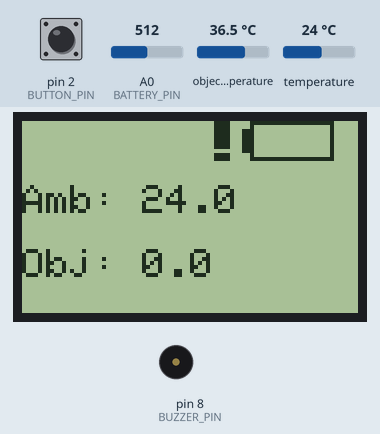
The sketch below on a simulated Arduino Uno, built with avr-gcc and run on an emulated ATmega328P. Shown: 84×48 one-colour display, buzzer (waves = sounding, pin HIGH). The test bench sets the inputs (shaded band); at power-on: A0 (BATTERY_PIN) = 512, temperature 24 °C, pin 2 (BUTTON_PIN) HIGH, object temperature 36.5 °C.

Above: at 1.7 s.
1.8 s: A0 (BATTERY_PIN) set to 767
At 3.0 s:
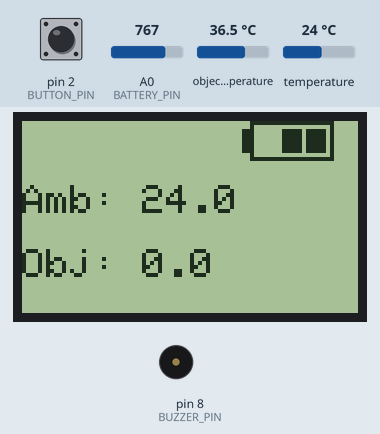
3.3 s: A0 (BATTERY_PIN) set to 784
At 3.8 s:
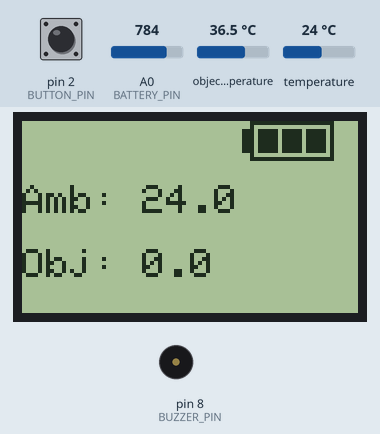
4.8 s: A0 (BATTERY_PIN) set to 822
6.3 s: A0 (BATTERY_PIN) set to 849
At 7.2 s:
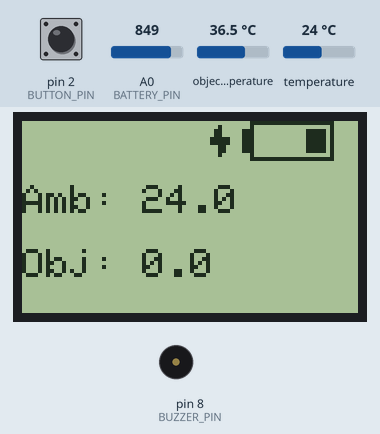
9.3 s: temperature set to 12 °C
At 9.9 s:
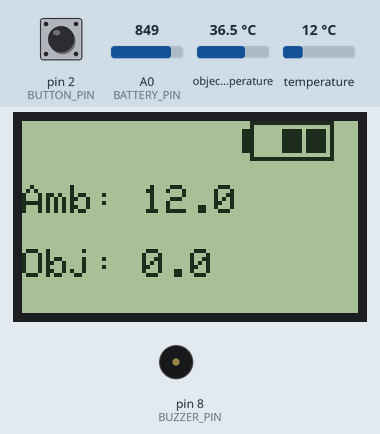
10.8 s: pin 2 (BUTTON_PIN) pulled LOW for 0.15 s
At 12.0 s:
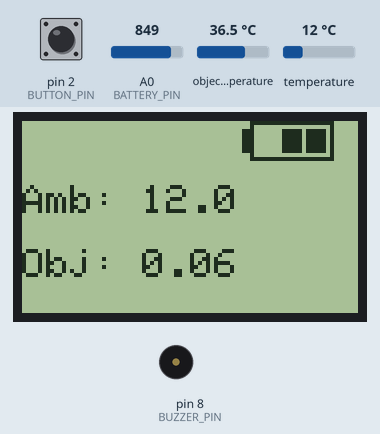
Timing chart, 0 to 13.4 s (numbered marks = the images above; inputs shaded):
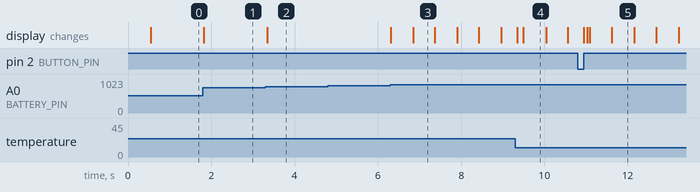

Measured:
- the behaviour switches between 777 and 778 on A0 (BATTERY_PIN) (found by bisection; images 1 and 2)
- the behaviour switches between 830 and 831 on A0 (BATTERY_PIN) (found by bisection; images 2 and 3)
- after the input at 1.8 s, the display: changes at once (image 1)
- after the input at 3.3 s, the display: changes at once (image 2)
- after the input at 4.8 s, every drawn part: stays the same
- after the input at 6.3 s, the display: first changes at once (image 3 shows a later state)
- what the display in image 3 shows lasts 0.6 s, from 6.8 s to 7.4 s

The sketch:

MLX90614_Nokia-5110_V7_Published.ino
```cpp
// (licence header left out)
/*
 * Connection of Nokia-5110's pins:
 * Connect the pin RST to the pin 6 of Arduino through the 10K resistor.
 * Connect the pin SCE to the pin 5 of Arduino through the 1K resistor.
 * Connect the pin D/C to the pin 4 of Arduino through the 10K resistor.
 * Connect the pin DIN to the pin 3 of Arduino through the 10K resistor.
 * Connect the pin CLK to the pin 2 of Arduino through the 10K resistor.
 * Connect the pin VCC to the 3.3V pin of Arduino.
 * Connect the pin LED to the middle pin of 1k potentiometer through 330 ohm resistor
   and connect the other two pins to the VCC and the ground.
 * Connect the pin GND to the GND of Arduino.
 */

/*MLX90614 needed libraries:*/
#include <Wire.h>
#include <Adafruit_MLX90614.h>
/*Nokia 5110 Libarary:*/
#include <PCD8544.h>
//MLX:
#define FACTOR 1.14
#define THERESHOLD 40
//Nokia 5110:
#define RST 7
#define CE  6
#define DC  5
#define DIN 4
#define CLK 3

// Bounds of the display
#define LCD_X_WIDTH 84
#define LCD_Y_HEIGHT 48
#define CONTRAST 50 // for 5V: 24 , for 3V: 50 .
#define BATTERY_WIDHT 23
#define BATTERY_HEIGHT 10
#define CHARGESPARK_WIDHT 5
#define CHARGESPARK_HEIGHT 10
#define MEDICALBAG_WIDHT 26
#define MEDICALBAG_HEIGHT 26
#define BELL_WIDHT 8
#define BELL_HEIGHT 9
#define MARK_WIDHT 6
#define MARK_HEIGHT 10

#define NUMOFCELLS 3

// Battery pin:
#define BATTERY_PIN A0
#define REMOVE 0
#define ADD 1
// Button pin:
#define BUTTON_PIN 2
// Buzzer pin:
#define BUZZER_PIN 8

int btnValue = 0;
char toggle = 0, flag = 0;
char currentEmptyCell=0; // assume at first the battery is fully charged.
unsigned long prev = 0, prev1 = 0;
double objTemp = 0;

const byte chargSpark_Bitmap[] {
  0x30, 0x3c, 0xfe, 0xf0, 0x30,
  0x00, 0x00, 0x01, 0x00, 0x00
};
const byte bell_Bitmap[]={
  0x00, 0xfc, 0xfe, 0xff, 0xff, 0xfe, 0xfc, 0x00,
  0x01, 0x01, 0x01, 0x01, 0x01, 0x01, 0x01, 0x01
};
const byte mark_Bitmap[] = {
   0x00, 0x7f, 0x7f, 0x7f, 0x7f, 0x00,
   0x00, 0x03, 0x03, 0x03, 0x03, 0x00,
};
byte battery_Bitmap[] = {
  0xfc, 0xfc, 0xff, 0x01, 0xfd, 0xfd, 0xfd, 0xfd, 0xfd, 0x01, 0xfd, 0xfd, 0xfd, 0xfd, 0xfd, 0x01, 0xfd, 0xfd, 0xfd, 0xfd, 0xfd, 0x01, 0xff,
  0x00, 0x00, 0x03, 0x02, 0x02, 0x02, 0x02, 0x02, 0x02, 0x02, 0x02, 0x02, 0x02, 0x02, 0x02, 0x02, 0x02, 0x02, 0x02, 0x02, 0x02, 0x02, 0x03
};
const byte medical_bag_Bitmap[] = {
  0x00, 0x80, 0xb8, 0xbc, 0xbe, 0x9e, 0x8f, 0x87, 0x87, 0x87, 0x87, 0x87, 0x87, 0x87, 0x87, 0x87, 0x87, 0x87, 0x87, 0x8f, 0x9e, 0xbe, 0xbc, 0xb8, 0x80, 0x00,
  0xfe, 0xff, 0xff, 0xff, 0xff, 0xff, 0xff, 0xff, 0x7f, 0x1f, 0x8f, 0x8f, 0xe7, 0xe7, 0x8f, 0x8f, 0x1f, 0x7f, 0xff, 0xff, 0xff, 0xff, 0xff, 0xff, 0xff, 0xfe,
  0xff, 0xff, 0xff, 0xff, 0xff, 0xff, 0xff, 0xff, 0xfe, 0xf8, 0xf1, 0xf1, 0xe7, 0xe7, 0xf1, 0xf1, 0xf8, 0xfe, 0xff, 0xff, 0xff, 0xff, 0xff, 0xff, 0xff, 0xff,
  0x03, 0x03, 0x03, 0x03, 0x03, 0x03, 0x03, 0x03, 0x03, 0x03, 0x03, 0x03, 0x03, 0x03, 0x03, 0x03, 0x03, 0x03, 0x03, 0x03, 0x03, 0x03, 0x03, 0x03, 0x03, 0x03
};

static PCD8544 lcd = PCD8544(CLK, DIN, DC, RST, CE);
/*Create object called mlx:*/
Adafruit_MLX90614 mlx = Adafruit_MLX90614();

void cellChange(byte *arrPtr,char state);
void sparkToggle(void);
void chargingMode(void);
void batteryCheck(void);
void drawing_clear(char width, char height,char coloums, char pixels);

void setup() {
  //Serial.begin(9600);
  pinMode(BATTERY_PIN,INPUT);
  pinMode(BUTTON_PIN,INPUT);
  pinMode(BUZZER_PIN,OUTPUT);
  mlx.begin(); //Initiate MLX.
  // PCD8544-compatible displays may have a different resolution...
  lcd.begin(LCD_X_WIDTH, LCD_Y_HEIGHT);
  lcd.setContrast(CONTRAST);
  delay(500);
}

void loop() {
  objTemp = 0;
  batteryCheck();
  btnValue = digitalRead(BUTTON_PIN);
  if(btnValue == LOW){
    delay(70);
    btnValue = digitalRead(BUTTON_PIN);
    if(btnValue == LOW) objTemp = mlx.readObjectTempC();
    }
  lcd.setCursor(0, 2);
  lcd.print("Amb: ");
  lcd.print(mlx.readAmbientTempC(),1);
  lcd.setCursor(0, 4);
  lcd.print("Obj: ");
  lcd.print(objTemp*FACTOR,1);
  //Serial.println(objTemp*FACTOR);
  if(objTemp >= THERESHOLD) {
    digitalWrite(BUZZER_PIN,HIGH);
    lcd.setCursor(20,0);
    lcd.drawBitmap(bell_Bitmap,BELL_WIDHT,ceil(BELL_HEIGHT / 8.0) );
    lcd.setCursor(58,2);
    lcd.drawBitmap(medical_bag_Bitmap,MEDICALBAG_WIDHT,ceil(MEDICALBAG_HEIGHT / 8.0) );
  }
  else {
    digitalWrite(BUZZER_PIN,LOW);
    drawing_clear(20,0,2,3); //clear bell
    drawing_clear(58,2,4,21);//clear medical bag
  }
}

/*
  * The typical VDD dependence of the ambient and object temperature is 0.6°C/V.
   double vddCurrnet = 0;
   double ambientTempCompensated = mlx.readAmbientTempC()-(vddCurrnet-VDD)*0.6;
*    double objectTempCompensated = mlx.readObjectTempC()-(vddCurrnet-VDD)*0.6;
*/
```

BatteryCheckFunction.ino
```cpp
 /*
  * analog in Arduino : 5V == 1023
  * Lithium Battery charging module:
    -Fully charged Battery's Voltage is 3.9 Volt. [ADC Value Min Limit = 3.9V*1023/5V = 797.94]
    -Normal Voltage of Battery is 3.7 Volt. [ADC Value Min Limit = 3.7V*1023/5V = 757.02]
    -Empty Voltage of Battery is 3.3 Volt. [ADC Value Min Limit = 3.3V*1023/5V = 675.15]
    -Charging's Cutoff Voltage at 4.2V. [ADC Value Min Limit = 4.2V*1023/5V = 859.32]
    -so if voltage of battery is near to 4.1 and above, means charging. [ADC Value Min Limit = 4.1V*1023/5V = 838.86]
    -TP4056 output Voltage min is 4.137 volt and max is 4.263 volt.
 */

void batteryCheck(){
  char charg_warning=0; // 0: warning, 1: charge
  int required_empty_cells = 5;
  int adcValue = analogRead(BATTERY_PIN);
  if(adcValue > 830) //Charging Mode:
    {charg_warning = 1; chargingMode();}
  else if(adcValue > 777) required_empty_cells = 0; //Full Battery, Margain: 3.8 to 3.9 :: 777.48 to 797.94
  else if(adcValue > 716) required_empty_cells = 1; //Half Full Battery, Margain: 3.5 to >3.8 :: 716.1 :: 777
  else if(adcValue > 675) required_empty_cells = 2; //Low Battery, Margain: 3.3 to >3.5 :: 675.15 :: 716.1
  else                    required_empty_cells = 3; //Empty Battery, Warning Must charge.

  if(required_empty_cells!=5){
     if(currentEmptyCell > required_empty_cells)  //must add cells.
        do{ cellChange(battery_Bitmap,ADD);}while(currentEmptyCell > required_empty_cells);
     else if (currentEmptyCell < required_empty_cells) // must remove cells.
        do{ cellChange(battery_Bitmap,REMOVE);}while(currentEmptyCell < required_empty_cells);
  }
  if(currentEmptyCell >= 2) {
    if(charg_warning == 0) // Warning
    {
      lcd.setCursor(47, 0);
      lcd.drawBitmap(mark_Bitmap, MARK_WIDHT, ceil(MARK_HEIGHT / 8.0));
   }
   else if(charg_warning == 1) //Charging
   {
    sparkToggle();
   }
  }
  else {
    lcd.setCursor(47, 0);
     drawing_clear(47,0,2,1);// delete spark drawing.
  }
}
```

DisplayFunctions.ino
```cpp
void cellChange(byte *arrPtr,char state) {
  if(state == REMOVE){
    if (currentEmptyCell == 3) return;
    else{
      currentEmptyCell++;
      char index = 4 * currentEmptyCell + 2 * (currentEmptyCell - 1);
      for (char j = index; j < index + 5; j++) arrPtr[j] = 0x01;
    }
  }
  else if (state == ADD){
    if (currentEmptyCell == 0) return;
    else{
      char index = 4 * currentEmptyCell + 2 * (currentEmptyCell - 1);
      for (char j = index; j < index + 5; j++) arrPtr[j] = 0xfd;
      currentEmptyCell--;
    }
  }
  lcd.setCursor(55, 0);
  lcd.drawBitmap(battery_Bitmap, BATTERY_WIDHT, ceil(BATTERY_HEIGHT / 8.0));
}

void sparkToggle(void) {
  if (millis() - prev > 1000) {
   prev = millis();
   lcd.setCursor(47, 0);
   if (toggle == 0) {
     lcd.drawBitmap(chargSpark_Bitmap, CHARGESPARK_WIDHT, ceil(CHARGESPARK_HEIGHT / 8.0));
     toggle = 1;
   }
   else {
     drawing_clear(47,0,2,1);// delete spark drawing.
     toggle = 0;
   }
  }
}

void chargingMode(void) {
  static char i = 0;
  if (millis() - prev1 > 500 && flag == 0) {
    i++;
    cellChange(battery_Bitmap,REMOVE);
    lcd.setCursor(55, 0);
    lcd.drawBitmap(battery_Bitmap, BATTERY_WIDHT, ceil(BATTERY_HEIGHT / 8.0));
    if (i == 3) {flag = 1 ; i = 0; }
    prev1 = millis();
  }
  else if (millis() - prev1 > 500 && flag == 1) {
    i++;
    cellChange(battery_Bitmap,ADD);
    lcd.setCursor(55, 0);
    lcd.drawBitmap(battery_Bitmap, BATTERY_WIDHT, ceil(BATTERY_HEIGHT / 8.0));
    if (i == 3) { flag = 0; i = 0; }
    prev1 = millis();
  }
}
/*
  function used to remove a drawing.
  requires starting points x,y
  it removes by drawing "space" ,
  note the space takes more than one pixel,
  that's why we don't send the true size of the drawing we want to remove.
*/
void drawing_clear(char width, char height,char coloums,char pixels){
  char x=width, y=height, coloum = 0 , pixel = 0;
  for(coloum = 0; coloum < coloums; coloum++)
    for(pixel=0; pixel<pixels; pixel++)
    {
      lcd.setCursor(x+pixel,y+coloum);
      lcd.print(" ");
    }
}

/*
  byte battery_3Cell_Bitmap[] = {
  0xfc, 0xfc, 0xff, 0x01, 0xfd, 0xfd, 0xfd, 0xfd, 0xfd, 0x01, 0xfd, 0xfd, 0xfd, 0xfd, 0xfd, 0x01, 0xfd, 0xfd, 0xfd, 0xfd, 0xfd, 0x01, 0xff,
  0x00, 0x00, 0x03, 0x02, 0x02, 0x02, 0x02, 0x02, 0x02, 0x02, 0x02, 0x02, 0x02, 0x02, 0x02, 0x02, 0x02, 0x02, 0x02, 0x02, 0x02, 0x02, 0x03
  };
  byte battery_2Cell_Bitmap[] = {
  0xfc, 0xfc, 0xff, 0x01, 0x01, 0x01, 0x01, 0x01, 0x01, 0x01, 0xfd, 0xfd, 0xfd, 0xfd, 0xfd, 0x01, 0xfd, 0xfd, 0xfd, 0xfd, 0xfd, 0x01, 0xff,
  0x00, 0x00, 0x03, 0x02, 0x02, 0x02, 0x02, 0x02, 0x02, 0x02, 0x02, 0x02, 0x02, 0x02, 0x02, 0x02, 0x02, 0x02, 0x02, 0x02, 0x02, 0x02, 0x03
  };
  byte battery_1Cell_Bitmap[] = {
  0xfc, 0xfc, 0xff, 0x01, 0x01, 0x01, 0x01, 0x01, 0x01, 0x01, 0x01, 0x01, 0x01, 0x01, 0x01, 0x01, 0xfd, 0xfd, 0xfd, 0xfd, 0xfd, 0x01, 0xff,
  0x00, 0x00, 0x03, 0x02, 0x02, 0x02, 0x02, 0x02, 0x02, 0x02, 0x02, 0x02, 0x02, 0x02, 0x02, 0x02, 0x02, 0x02, 0x02, 0x02, 0x02, 0x02, 0x03
  };
  byte battery_0Cell_Bitmap[] = {
  0xfc, 0xfc, 0xff, 0x01, 0x01, 0x01, 0x01, 0x01, 0x01, 0x01, 0x01, 0x01, 0x01, 0x01, 0x01, 0x01, 0x01, 0x01, 0x01, 0x01, 0x01, 0x01, 0xff,
  0x00, 0x00, 0x03, 0x02, 0x02, 0x02, 0x02, 0x02, 0x02, 0x02, 0x02, 0x02, 0x02, 0x02, 0x02, 0x02, 0x02, 0x02, 0x02, 0x02, 0x02, 0x02, 0x03
  };
*/
```
